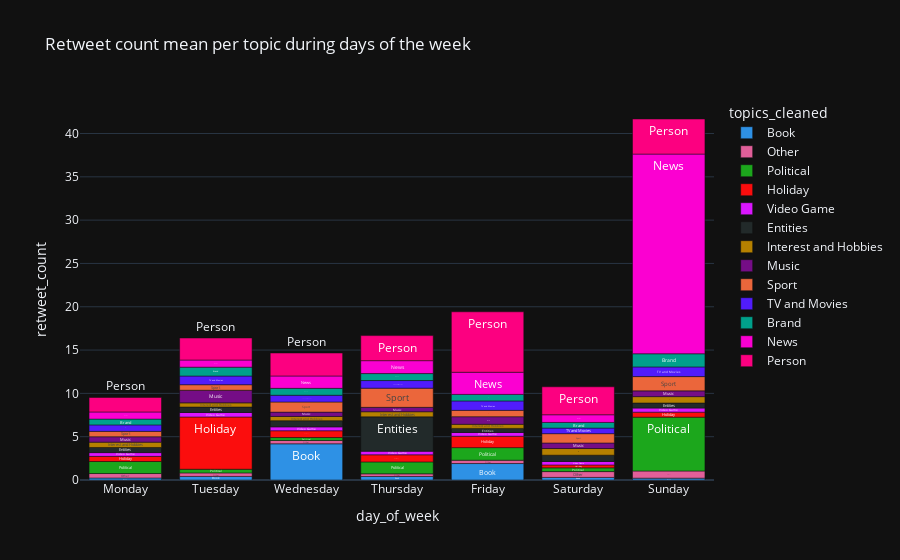

The notebook cell this image was saved under:
### Code cell
# alternative to color scheme: 'color_discrete_map={'setosa': 'lightcyan', 'versicolor': 'royalblue', 'virginica': 'darkblue'}'
fig = px.bar(topic_analysis_2020_week_day, x="day_of_week", y="retweet_count", color="topics_cleaned", text="topics_cleaned", category_orders={'day_of_week': week_days}, title="Retweet count mean per topic during the week in 2020",
             color_discrete_sequence=px.colors.qualitative.Dark24)
fig.show()

### Figure 1 — Plotly figure (JSON) as saved in the notebook; plotly's stock layout.template omitted (floating-point values rounded to 4 significant figures)
{"data": [{"alignmentgroup": "True", "hovertemplate": "topics_cleaned=%{text}<br>day_of_week=%{x}<br>retweet_count=%{y}<extra></extra>", "legendgroup": "Book", "marker": {"color": "#2E91E5", "pattern": {"shape": ""}}, "name": "Book", "offsetgroup": "Book", "orientation": "v", "showlegend": true, "text": ["Book", "Book", "Book", "Book", "Book", "Book", "Book"], "textposition": "auto", "x": ["Sunday", "Monday", "Saturday", "Thursday", "Tuesday", "Friday", "Wednesday"], "xaxis": "x", "y": [0.2143, 0.2333, 0.3019, 0.4068, 0.4138, 1.9, 4.177], "yaxis": "y", "type": "bar"}, {"alignmentgroup": "True", "hovertemplate": "topics_cleaned=%{text}<br>day_of_week=%{x}<br>retweet_count=%{y}<extra></extra>", "legendgroup": "Other", "marker": {"color": "#E15F99", "pattern": {"shape": ""}}, "name": "Other", "offsetgroup": "Other", "orientation": "v", "showlegend": true, "text": ["Other", "Other", "Other", "Other", "Other", "Other", "Other"], "textposition": "auto", "x": ["Thursday", "Friday", "Wednesday", "Tuesday", "Monday", "Saturday", "Sunday"], "xaxis": "x", "y": [0.3056, 0.3861, 0.3872, 0.4049, 0.5122, 0.6689, 0.8263], "yaxis": "y", "type": "bar"}, {"alignmentgroup": "True", "hovertemplate": "topics_cleaned=%{text}<br>day_of_week=%{x}<br>retweet_count=%{y}<extra></extra>", "legendgroup": "Political", "marker": {"color": "#1CA71C", "pattern": {"shape": ""}}, "name": "Political", "offsetgroup": "Political", "orientation": "v", "showlegend": true, "text": ["Political", "Political", "Political", "Political", "Political", "Political", "Political"], "textposition": "auto", "x": ["Wednesday", "Tuesday", "Saturday", "Thursday", "Monday", "Friday", "Sunday"], "xaxis": "x", "y": [0.3346, 0.4254, 0.4291, 1.376, 1.387, 1.451, 6.215], "yaxis": "y", "type": "bar"}, {"alignmentgroup": "True", "hovertemplate": "topics_cleaned=%{text}<br>day_of_week=%{x}<br>retweet_count=%{y}<extra></extra>", "legendgroup": "Holiday", "marker": {"color": "#FB0D0D", "pattern": {"shape": ""}}, "name": "Holiday", "offsetgroup": "Holiday", "orientation": "v", "showlegend": true, "text": ["Holiday", "Holiday", "Holiday", "Holiday", "Holiday", "Holiday", "Holiday"], "textposition": "auto", "x": ["Saturday", "Sunday", "Monday", "Wednesday", "Thursday", "Friday", "Tuesday"], "xaxis": "x", "y": [0.3401, 0.5785, 0.5975, 0.7895, 0.8219, 1.316, 6.034], "yaxis": "y", "type": "bar"}, {"alignmentgroup": "True", "hovertemplate": "topics_cleaned=%{text}<br>day_of_week=%{x}<br>retweet_count=%{y}<extra></extra>", "legendgroup": "Video Game", "marker": {"color": "#DA16FF", "pattern": {"shape": ""}}, "name": "Video Game", "offsetgroup": "Video Game", "orientation": "v", "showlegend": true, "text": ["Video Game", "Video Game", "Video Game", "Video Game", "Video Game", "Video Game", "Video Game"], "textposition": "auto", "x": ["Saturday", "Thursday", "Monday", "Friday", "Wednesday", "Sunday", "Tuesday"], "xaxis": "x", "y": [0.4041, 0.4178, 0.4328, 0.4332, 0.4465, 0.4721, 0.5154], "yaxis": "y", "type": "bar"}, {"alignmentgroup": "True", "hovertemplate": "topics_cleaned=%{text}<br>day_of_week=%{x}<br>retweet_count=%{y}<extra></extra>", "legendgroup": "Entities", "marker": {"color": "#222A2A", "pattern": {"shape": ""}}, "name": "Entities", "offsetgroup": "Entities", "orientation": "v", "showlegend": true, "text": ["Entities", "Entities", "Entities", "Entities", "Entities", "Entities", "Entities"], "textposition": "auto", "x": ["Friday", "Sunday", "Monday", "Tuesday", "Wednesday", "Saturday", "Thursday"], "xaxis": "x", "y": [0.4717, 0.5883, 0.5926, 0.6316, 0.711, 0.7237, 3.963], "yaxis": "y", "type": "bar"}, {"alignmentgroup": "True", "hovertemplate": "topics_cleaned=%{text}<br>day_of_week=%{x}<br>retweet_count=%{y}<extra></extra>", "legendgroup": "Interest and Hobbies", "marker": {"color": "#B68100", "pattern": {"shape": ""}}, "name": "Interest and Hobbies", "offsetgroup": "Interest and Hobbies", "orientation": "v", "showlegend": true, "text": ["Interest and Hobbies", "Interest and Hobbies", "Interest and Hobbies", "Interest and Hobbies", "Interest and Hobbies", "Interest and Hobbies", "Interest and Hobbies"], "textposition": "auto", "x": ["Friday", "Tuesday", "Wednesday", "Thursday", "Monday", "Sunday", "Saturday"], "xaxis": "x", "y": [0.4739, 0.4788, 0.4912, 0.587, 0.6159, 0.7293, 0.7635], "yaxis": "y", "type": "bar"}, {"alignmentgroup": "True", "hovertemplate": "topics_cleaned=%{text}<br>day_of_week=%{x}<br>retweet_count=%{y}<extra></extra>", "legendgroup": "Music", "marker": {"color": "#750D86", "pattern": {"shape": ""}}, "name": "Music", "offsetgroup": "Music", "orientation": "v", "showlegend": true, "text": ["Music", "Music", "Music", "Music", "Music", "Music", "Music"], "textposition": "auto", "x": ["Wednesday", "Thursday", "Monday", "Saturday", "Sunday", "Friday", "Tuesday"], "xaxis": "x", "y": [0.5, 0.5131, 0.6255, 0.6453, 0.6667, 0.8769, 1.459], "yaxis": "y", "type": "bar"}, {"alignmentgroup": "True", "hovertemplate": "topics_cleaned=%{text}<br>day_of_week=%{x}<br>retweet_count=%{y}<extra></extra>", "legendgroup": "Sport", "marker": {"color": "#EB663B", "pattern": {"shape": ""}}, "name": "Sport", "offsetgroup": "Sport", "orientation": "v", "showlegend": true, "text": ["Sport", "Sport", "Sport", "Sport", "Sport", "Sport", "Sport"], "textposition": "auto", "x": ["Monday", "Tuesday", "Friday", "Saturday", "Wednesday", "Sunday", "Thursday"], "xaxis": "x", "y": [0.6171, 0.6379, 0.7317, 1.073, 1.166, 1.648, 2.21], "yaxis": "y", "type": "bar"}, {"alignmentgroup": "True", "hovertemplate": "topics_cleaned=%{text}<br>day_of_week=%{x}<br>retweet_count=%{y}<extra></extra>", "legendgroup": "TV and Movies", "marker": {"color": "#511CFB", "pattern": {"shape": ""}}, "name": "TV and Movies", "offsetgroup": "TV and Movies", "orientation": "v", "showlegend": true, "text": ["TV and Movies", "TV and Movies", "TV and Movies", "TV and Movies", "TV and Movies", "TV and Movies", "TV and Movies"], "textposition": "auto", "x": ["Saturday", "Monday", "Wednesday", "Thursday", "Tuesday", "Friday", "Sunday"], "xaxis": "x", "y": [0.6451, 0.7467, 0.7832, 0.8786, 1.003, 1.088, 1.117], "yaxis": "y", "type": "bar"}, {"alignmentgroup": "True", "hovertemplate": "topics_cleaned=%{text}<br>day_of_week=%{x}<br>retweet_count=%{y}<extra></extra>", "legendgroup": "Brand", "marker": {"color": "#00A08B", "pattern": {"shape": ""}}, "name": "Brand", "offsetgroup": "Brand", "orientation": "v", "showlegend": true, "text": ["Brand", "Brand", "Brand", "Brand", "Brand", "Brand", "Brand"], "textposition": "auto", "x": ["Saturday", "Monday", "Friday", "Wednesday", "Thursday", "Tuesday", "Sunday"], "xaxis": "x", "y": [0.6513, 0.6723, 0.7555, 0.7964, 0.8076, 1.022, 1.518], "yaxis": "y", "type": "bar"}, {"alignmentgroup": "True", "hovertemplate": "topics_cleaned=%{text}<br>day_of_week=%{x}<br>retweet_count=%{y}<extra></extra>", "legendgroup": "News", "marker": {"color": "#FB00D1", "pattern": {"shape": ""}}, "name": "News", "offsetgroup": "News", "orientation": "v", "showlegend": true, "text": ["News", "News", "News", "News", "News", "News", "News"], "textposition": "auto", "x": ["Monday", "Tuesday", "Saturday", "Wednesday", "Thursday", "Friday", "Sunday"], "xaxis": "x", "y": [0.8219, 0.8241, 0.886, 1.426, 1.49, 2.556, 23.05], "yaxis": "y", "type": "bar"}, {"alignmentgroup": "True", "hovertemplate": "topics_cleaned=%{text}<br>day_of_week=%{x}<br>retweet_count=%{y}<extra></extra>", "legendgroup": "Person", "marker": {"color": "#FC0080", "pattern": {"shape": ""}}, "name": "Person", "offsetgroup": "Person", "orientation": "v", "showlegend": true, "text": ["Person", "Person", "Person", "Person", "Person", "Person", "Person"], "textposition": "auto", "x": ["Monday", "Tuesday", "Wednesday", "Thursday", "Saturday", "Sunday", "Friday"], "xaxis": "x", "y": [1.672, 2.54, 2.649, 2.893, 3.227, 4.049, 6.978], "yaxis": "y", "type": "bar"}], "layout": {"xaxis": {"anchor": "y", "domain": [0.0, 1.0], "title": {"text": "day_of_week"}, "categoryorder": "array", "categoryarray": ["Monday", "Tuesday", "Wednesday", "Thursday", "Friday", "Saturday", "Sunday"]}, "yaxis": {"anchor": "x", "domain": [0.0, 1.0], "title": {"text": "retweet_count"}}, "legend": {"title": {"text": "topics_cleaned"}, "tracegroupgap": 0}, "title": {"text": "Retweet count mean per topic during days of the week"}, "barmode": "relative"}}
